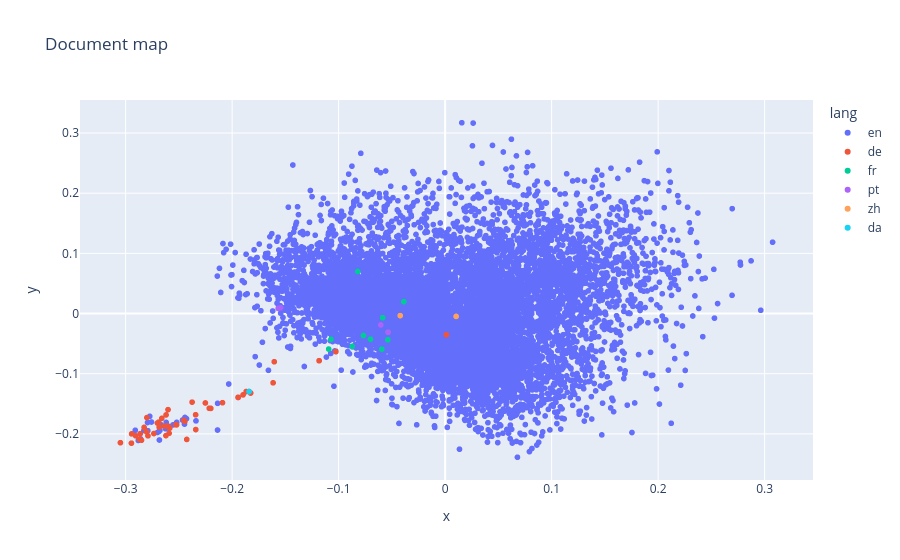

The cell this chart's notebook holds for it:
### Markdown cell above
plot per capire una prima similarità tra documenti

### Code cell
from sklearn.feature_extraction.text import TfidfVectorizer
from sklearn.decomposition import PCA
import plotly.express as px

text = (df["title"].fillna("") + " " + df["abstract"].fillna("")).fillna("")

vectorizer = TfidfVectorizer(max_features=2000, stop_words="english")
X = vectorizer.fit_transform(text)

coords = PCA(n_components=2).fit_transform(X.toarray())

plot_df = df.copy()
plot_df["x"] = coords[:, 0]
plot_df["y"] = coords[:, 1]

fig = px.scatter(
    plot_df,
    x="x",
    y="y",
    color="lang",
    hover_data=["title", "year", "venue"],
    title="Document map"
)
fig.show()

### Figure 1 — Plotly figure (JSON) as saved in the notebook; plotly's stock layout.template omitted (floating-point values rounded to 4 significant figures; data arrays with more than 128 entries replaced by an {"elided": "..."} marker saying what was removed)
{"data": [{"customdata": {"elided": "9930x3 mixed values"}, "hovertemplate": "lang=en<br>x=%{x}<br>y=%{y}<br>title=%{customdata[0]}<br>year=%{customdata[1]}<br>venue=%{customdata[2]}<extra></extra>", "legendgroup": "en", "marker": {"color": "#636efa", "symbol": "circle"}, "mode": "markers", "name": "en", "showlegend": true, "type": "scattergl", "x": {"elided": "9930 float values"}, "xaxis": "x", "y": {"elided": "9930 float values"}, "yaxis": "y"}, {"customdata": {"elided": "52x3 mixed values"}, "hovertemplate": "lang=de<br>x=%{x}<br>y=%{y}<br>title=%{customdata[0]}<br>year=%{customdata[1]}<br>venue=%{customdata[2]}<extra></extra>", "legendgroup": "de", "marker": {"color": "#EF553B", "symbol": "circle"}, "mode": "markers", "name": "de", "showlegend": true, "type": "scattergl", "x": [-0.2639, -0.1944, -0.2827, -0.269, -0.2701, -0.2592, -0.1944, -0.2906, -0.1841, -0.1183, -0.2529, -0.2426, -0.05357, -0.2343, -0.1616, -0.2251, -0.2376, -0.22, -0.1605, -0.1869, -0.2686, -0.28, -0.2946, -0.1898, 0.001205, -0.266, -0.3049, -0.05357, -0.2215, -0.2585, -0.05357, -0.1827, -0.2851, -0.2791, -0.2622, -0.2621, -0.2341, -0.2611, -0.209, -0.1183, -0.2602, -0.1841, -0.2454, -0.2601, -0.2735, -0.2944, -0.2444, -0.1026, -0.2863, -0.2805, -0.2522, -0.2871], "xaxis": "x", "y": [-0.1869, -0.1394, -0.1892, -0.1805, -0.182, -0.199, -0.1394, -0.2032, -0.1297, -0.0784, -0.1849, -0.2092, -0.03107, -0.1683, -0.1151, -0.1486, -0.1472, -0.1577, -0.08015, -0.1296, -0.1888, -0.1729, -0.2154, -0.1352, -0.03528, -0.1742, -0.2146, -0.03107, -0.1575, -0.1904, -0.03107, -0.1321, -0.2105, -0.2033, -0.2028, -0.1685, -0.1928, -0.187, -0.1482, -0.0784, -0.1597, -0.1297, -0.1774, -0.1871, -0.1994, -0.2, -0.1791, -0.06324, -0.1997, -0.1965, -0.1851, -0.2091], "yaxis": "y"}, {"customdata": [["Application Des Lois Non Paramétriques Dans Les Systèmes D'attente Et La Théorie De Renouvellement", 2004, "RAIRO - Operations Research"], ["Analyse Spatiotemporelle Des Vecteurs De Mouvement : Application Au Comptage Des Personnes.", 2011, "EGC"], ["Introduction À L'algorithmique Des Objets Partagés", 1997, "RAIRO Theor Informatics Appl"], ["Interconnexion Haut Débit De Cartes De Commutation ATM Par Bus", 1998, "Annals of Telecommunications"], ["Extraction De Commentaires Utilisateurs Sur Le Web.", 2016, "EGC"], ["Manager - Leverage Your Lessons.", 1999, "IEEE Softw"], ["Application des méthodes de classification de la construction d'un test mémoire.", 1991, "Modulad"], ["DOREMUS - un graphe d'œuvres musicales interconnectées.", 2019, "IC"], ["Vers Une Unification Des Méthodologies De Développement Des Systèmes Multiagents (Poster)", 2001, "JFIADSMA"], ["Un Cadre Conceptuel Pour La Modélisation Multi Point De Vue De Systèmes Embarqués", 2007, "L objet"], ["Extraction De Dépendances Fonctionnelles Approximatives : Une Approche Incrémentale.", 2012, "EGC"]], "hovertemplate": "lang=fr<br>x=%{x}<br>y=%{y}<br>title=%{customdata[0]}<br>year=%{customdata[1]}<br>venue=%{customdata[2]}<extra></extra>", "legendgroup": "fr", "marker": {"color": "#00cc96", "symbol": "circle"}, "mode": "markers", "name": "fr", "showlegend": true, "type": "scattergl", "x": [-0.05949, -0.07009, -0.05381, -0.1072, -0.0388, -0.08206, -0.05864, -0.05357, -0.1093, -0.08725, -0.07668], "xaxis": "x", "y": [-0.05922, -0.04254, -0.04372, -0.04286, 0.01973, 0.06991, -0.006951, -0.03107, -0.05907, -0.05462, -0.03648], "yaxis": "y"}, {"customdata": [["Uma Arquitetura De Software Para Bibliotecas De Realidade Aumentada Baseada Em Marcadores Naturais", 2017, "Revista de Informática Teórica e Aplicada"], ["Modelagem de Produtividade de Milho a Partir de Índices de Vegetação (IVS) Derivados do Sentinel-2 e Dados Climáticos.", 2023, "Brazilian Symposium on GeoInformatics"], ["Desenvolvimento De Especialista Em Gamificação No ChatGPT 4.0: Análise De Frameworks De Gamificação", 2024, "Brazilian Symposium on Computer Games and Digital Entertainment"], ["SIGERAR: Uma Ferramenta Para Gerenciamento De Requisitos.", 2006, "Workshop em Engenharia de Requisitos"]], "hovertemplate": "lang=pt<br>x=%{x}<br>y=%{y}<br>title=%{customdata[0]}<br>year=%{customdata[1]}<br>venue=%{customdata[2]}<extra></extra>", "legendgroup": "pt", "marker": {"color": "#ab63fa", "symbol": "circle"}, "mode": "markers", "name": "pt", "showlegend": true, "type": "scattergl", "x": [-0.1568, -0.05357, -0.06044, -0.1545], "xaxis": "x", "y": [0.008645, -0.03107, -0.01896, 0.009501], "yaxis": "y"}, {"customdata": [["Relationships among Several Attribute Reduction Methods of Decision Formal Context", 2018, "Computer Science"], ["Research on Application of Differential Privacy in Collaborative Filtering Algorithms", 2017, "Computer Science"]], "hovertemplate": "lang=zh<br>x=%{x}<br>y=%{y}<br>title=%{customdata[0]}<br>year=%{customdata[1]}<br>venue=%{customdata[2]}<extra></extra>", "legendgroup": "zh", "marker": {"color": "#FFA15A", "symbol": "circle"}, "mode": "markers", "name": "zh", "showlegend": true, "type": "scattergl", "x": [-0.0422, 0.01032], "xaxis": "x", "y": [-0.003536, -0.00476], "yaxis": "y"}, {"customdata": [["Lernplattformen, Roboter Und KI", 2019, "Information - Wissenschaft & Praxis"]], "hovertemplate": "lang=da<br>x=%{x}<br>y=%{y}<br>title=%{customdata[0]}<br>year=%{customdata[1]}<br>venue=%{customdata[2]}<extra></extra>", "legendgroup": "da", "marker": {"color": "#19d3f3", "symbol": "circle"}, "mode": "markers", "name": "da", "showlegend": true, "type": "scattergl", "x": [-0.1841], "xaxis": "x", "y": [-0.1297], "yaxis": "y"}], "layout": {"legend": {"title": {"text": "lang"}, "tracegroupgap": 0}, "title": {"text": "Document map"}, "xaxis": {"anchor": "y", "domain": [0, 1], "title": {"text": "x"}}, "yaxis": {"anchor": "x", "domain": [0, 1], "title": {"text": "y"}}}}
